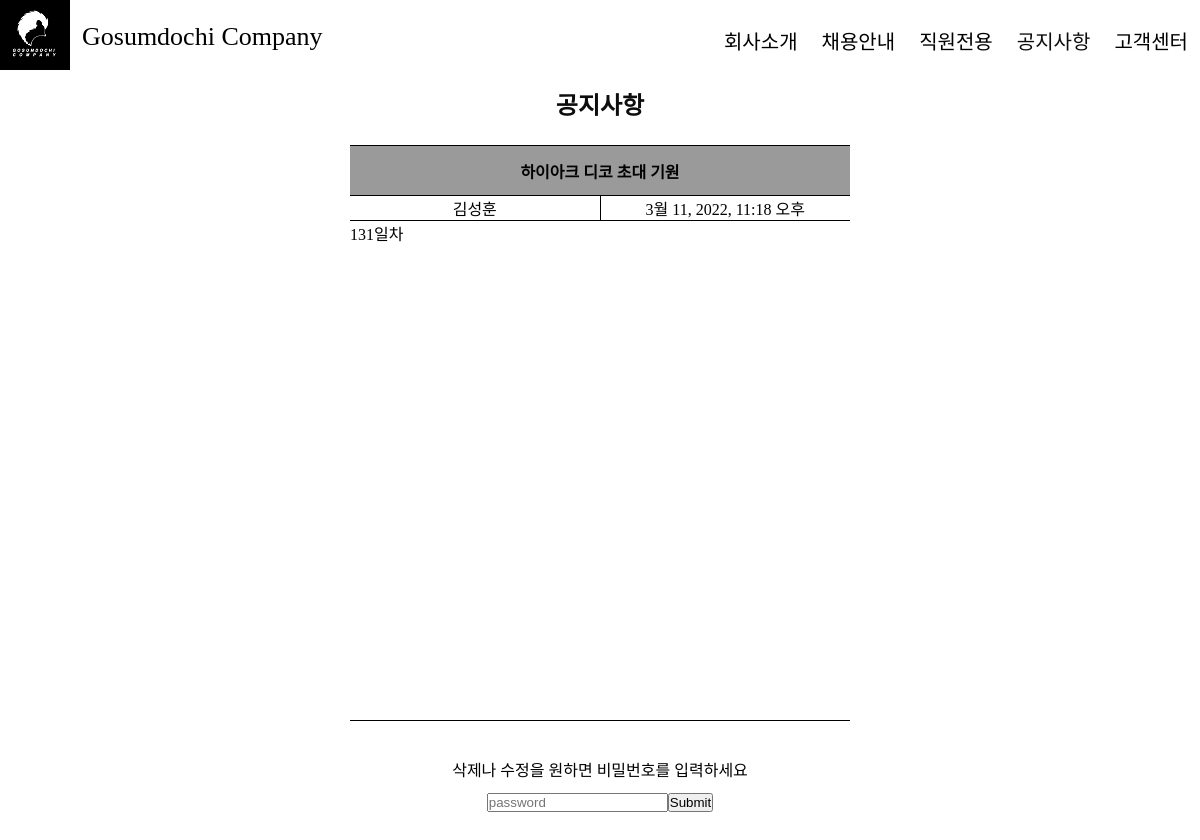
The app's page /mysite/readNotice/44/ with its own data.
### mysite/models.py (models this page shows, shortened)
class Notice(models.Model):
    subject = models.CharField(max_length=200, default="")
    content = models.TextField()
    create_date = models.DateTimeField()
    writer = models.CharField(max_length=200, default="")
    password = models.CharField(max_length=200, default="1111")
    page_number = models.IntegerField(default=0)

### mysite/views.py (the view)
# urls.py: path('readNotice/<int:notice_id>/', views.detail),
def detail(request, notice_id):
    notice = Notice.objects.get(id=notice_id)
    context = {'notice': notice}
    return render(request, 'detail.html', context)

### mysite/templates/detail.html (shortened to what this page needs)
<!DOCTYPE html>
<html lang="en">
<head>
    {% load static %}
    <link rel="stylesheet" type="text/css" href="{% static 'css/detailStyle.css' %}">
</head>
<body>
    <section class="header">
        <div class="logoAndTitle">
            <a href="/mysite/"><img src="{% static 'image/logo.png' %}" alt="#"></a>
            <span class="title">Gosumdochi Company</span>
        </div>
        <ul class="menu">
            <li>회사소개</li>
            <li>채용안내</li>
            <li>직원전용</li>
            <a href="/mysite/readNotice/"><li>공지사항</li></a>
            <li>고객센터</li>
        </ul>
    </section>
    <section class="info">
        <table align="center">
            <a href="/mysite/readNotice/"><h1>공지사항</h1></a>
            <tr>
                <th class="subject" colspan="2">{{ notice.subject }}</th>
            </tr>
            <tr>
                <td class="writer">{{notice.writer}}</td>
                <td class="create_date">{{notice.create_date}}</td>
            </tr>
            <tr>
                <td class="content" colspan="2">{{notice.content}}</td>
            </tr>
        </table>
    </section>
    <section class="deleteAndUpdate">
        <p>삭제나 수정을 원하면 비밀번호를 입력하세요</p>
        <form action="update/" method="post">
            <p><input type="text" placeholder="password" name = "password"></p>
            <p><input type="submit" name="delete"></p>
        </form>
    </section>
</body>
</html>

### mysite/static/css/detailStyle.css (style rules this page uses)
:root { --white-color: #ffffff; --black-color: #0d0d0d; --blue-color: #065fd4; --red-color: #ff0000; --grey-dark-color: #585858; --grey-light-color: #9a9a9a; --padding: 12px; --avater-size: 36px; --font-extra: 26px; --font-large: 20px; --font-medium: 16px; --font-small: 14px; --font-micro: 10px; }
* { padding: 0; margin: 0; box-sizing: border-box; }
ul { list-style: none; }
.header { display: flex; flex-direction: row; justify-content: space-between; }
.header .logoAndTitle { display: flex; flex-direction: row; align-items: center; }
.header .logoAndTitle .title { font-size: var(--font-extra); margin-left: var(--padding); }
.header .menu { display: flex; flex-direction: row; align-items: center; }
.header .menu li { padding: var(--padding); margin-top: calc(var(--padding) / 2); font-size: var(--font-large); }
.header a { text-decoration: none; color: var(--black-color); }
.info { display: flex; flex-direction: column; width: 100%; align-items: center; }
.info a { text-decoration: none; color: var(--black-color); padding: var(--padding); }
.info table { display: flex; justify-content: center; padding: var(--padding); border-collapse: collapse; }
.info th { background-color: var(--grey-light-color); width: 500px; height: 50px; border-top: 1px solid black; border-bottom: 1px solid black; text-align: center; }
.info .writer { border-right: 1px solid black; border-bottom: 1px solid black; text-align: center; width: 50%; }
.info .create_date { border-bottom: 1px solid black; text-align: center; width: 50%; }
.info .content { border-bottom: 1px solid black; height: 500px; width: 100%; vertical-align: text-top; margin-top: var(--padding); }
.deleteAndUpdate { margin: var(--padding); padding: var(--padding) 0; display: flex; flex-direction: column; align-items: center; }
.deleteAndUpdate form { padding: var(--padding) 0; display: flex; flex-direction: row; }

### records on screen
Notice: subject "하이아크 디코 초대 기원", writer "김성훈", create_date "3월 11, 2022, 11:18 오후", content "131일차"
